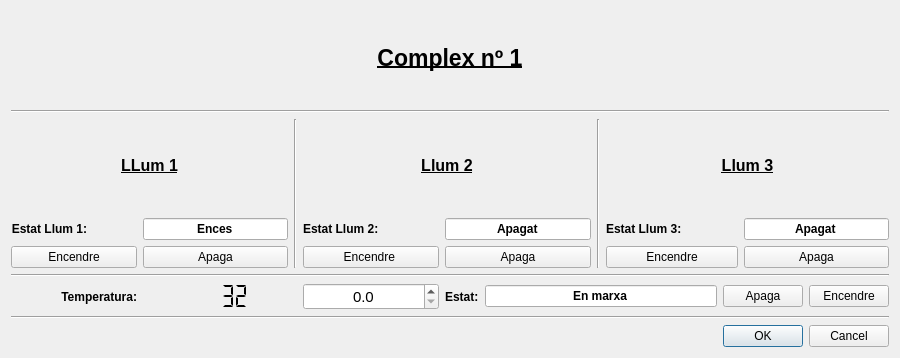
<?xml version="1.0" encoding="UTF-8"?>
<ui version="4.0">
 <class>Dialog</class>
 <widget class="QDialog" name="Dialog">
  <property name="geometry">
   <rect>
    <x>0</x>
    <y>0</y>
    <width>900</width>
    <height>358</height>
   </rect>
  </property>
  <property name="windowTitle">
   <string>Dialog</string>
  </property>
  <layout class="QGridLayout" name="gridLayout_2">
   <item row="2" column="0">
    <widget class="QDialogButtonBox" name="buttonBox">
     <property name="orientation">
      <enum>Qt::Horizontal</enum>
     </property>
     <property name="standardButtons">
      <set>QDialogButtonBox::Cancel|QDialogButtonBox::Ok</set>
     </property>
    </widget>
   </item>
   <item row="1" column="0">
    <widget class="Line" name="line_2">
     <property name="orientation">
      <enum>Qt::Horizontal</enum>
     </property>
    </widget>
   </item>
   <item row="0" column="0">
    <layout class="QGridLayout" name="gridLayout">
     <item row="3" column="3">
      <widget class="QLabel" name="label_12">
       <property name="font">
        <font>
         <weight>75</weight>
         <bold>true</bold>
        </font>
       </property>
       <property name="text">
        <string>Estat Llum 2:                  </string>
       </property>
      </widget>
     </item>
     <item row="6" column="1">
      <widget class="QLCDNumber" name="temperatura_lcd">
       <property name="frameShape">
        <enum>QFrame::NoFrame</enum>
       </property>
       <property name="frameShadow">
        <enum>QFrame::Plain</enum>
       </property>
       <property name="segmentStyle">
        <enum>QLCDNumber::Flat</enum>
       </property>
       <property name="intValue" stdset="0">
        <number>32</number>
       </property>
      </widget>
     </item>
     <item row="5" column="0" colspan="8">
      <widget class="Line" name="line">
       <property name="orientation">
        <enum>Qt::Horizontal</enum>
       </property>
      </widget>
     </item>
     <item row="6" column="3">
      <widget class="QDoubleSpinBox" name="temperatura_set">
       <property name="font">
        <font>
         <pointsize>11</pointsize>
        </font>
       </property>
       <property name="alignment">
        <set>Qt::AlignCenter</set>
       </property>
       <property name="readOnly">
        <bool>false</bool>
       </property>
       <property name="decimals">
        <number>1</number>
       </property>
       <property name="maximum">
        <double>50.000000000000000</double>
       </property>
       <property name="singleStep">
        <double>0.500000000000000</double>
       </property>
      </widget>
     </item>
     <item row="2" column="6" colspan="2">
      <widget class="QLabel" name="label_5">
       <property name="font">
        <font>
         <pointsize>12</pointsize>
         <weight>75</weight>
         <bold>true</bold>
         <underline>true</underline>
        </font>
       </property>
       <property name="text">
        <string>Llum 3</string>
       </property>
       <property name="alignment">
        <set>Qt::AlignCenter</set>
       </property>
      </widget>
     </item>
     <item row="4" column="4">
      <widget class="QPushButton" name="apaga_llum_2">
       <property name="text">
        <string>Apaga</string>
       </property>
      </widget>
     </item>
     <item row="6" column="4" colspan="4">
      <layout class="QHBoxLayout" name="horizontalLayout">
       <item>
        <widget class="QLabel" name="label_10">
         <property name="font">
          <font>
           <weight>75</weight>
           <bold>true</bold>
          </font>
         </property>
         <property name="text">
          <string>Estat:</string>
         </property>
        </widget>
       </item>
       <item>
        <widget class="QLineEdit" name="temperatura_estat_funcionament">
         <property name="font">
          <font>
           <weight>75</weight>
           <bold>true</bold>
          </font>
         </property>
         <property name="text">
          <string>En marxa</string>
         </property>
         <property name="alignment">
          <set>Qt::AlignCenter</set>
         </property>
         <property name="readOnly">
          <bool>true</bool>
         </property>
        </widget>
       </item>
       <item>
        <widget class="QPushButton" name="temperatura_apaga">
         <property name="text">
          <string>Apaga</string>
         </property>
        </widget>
       </item>
       <item>
        <widget class="QPushButton" name="temperatura_encendre">
         <property name="text">
          <string>Encendre</string>
         </property>
        </widget>
       </item>
      </layout>
     </item>
     <item row="3" column="6">
      <widget class="QLabel" name="label_13">
       <property name="font">
        <font>
         <weight>75</weight>
         <bold>true</bold>
        </font>
       </property>
       <property name="text">
        <string>Estat Llum 3:                 </string>
       </property>
      </widget>
     </item>
     <item row="0" column="0" colspan="8">
      <widget class="QLabel" name="label">
       <property name="font">
        <font>
         <pointsize>17</pointsize>
         <weight>75</weight>
         <bold>true</bold>
         <underline>true</underline>
        </font>
       </property>
       <property name="text">
        <string>Complex nº 1</string>
       </property>
       <property name="alignment">
        <set>Qt::AlignCenter</set>
       </property>
      </widget>
     </item>
     <item row="2" column="5" rowspan="3">
      <widget class="Line" name="line_4">
       <property name="orientation">
        <enum>Qt::Vertical</enum>
       </property>
      </widget>
     </item>
     <item row="3" column="0">
      <widget class="QLabel" name="label_11">
       <property name="font">
        <font>
         <weight>75</weight>
         <bold>true</bold>
        </font>
       </property>
       <property name="text">
        <string>Estat Llum 1:               </string>
       </property>
       <property name="alignment">
        <set>Qt::AlignRight|Qt::AlignTrailing|Qt::AlignVCenter</set>
       </property>
      </widget>
     </item>
     <item row="4" column="1">
      <widget class="QPushButton" name="apaga_llum_1">
       <property name="text">
        <string>Apaga</string>
       </property>
      </widget>
     </item>
     <item row="6" column="0">
      <widget class="QLabel" name="label_9">
       <property name="font">
        <font>
         <weight>75</weight>
         <bold>true</bold>
        </font>
       </property>
       <property name="text">
        <string>Temperatura:</string>
       </property>
       <property name="alignment">
        <set>Qt::AlignRight|Qt::AlignTrailing|Qt::AlignVCenter</set>
       </property>
      </widget>
     </item>
     <item row="3" column="7">
      <widget class="QLineEdit" name="estat_llum_3">
       <property name="font">
        <font>
         <weight>75</weight>
         <bold>true</bold>
        </font>
       </property>
       <property name="text">
        <string>Apagat</string>
       </property>
       <property name="alignment">
        <set>Qt::AlignCenter</set>
       </property>
       <property name="readOnly">
        <bool>true</bool>
       </property>
      </widget>
     </item>
     <item row="2" column="0" colspan="2">
      <widget class="QLabel" name="label_3">
       <property name="font">
        <font>
         <pointsize>12</pointsize>
         <weight>75</weight>
         <bold>true</bold>
         <underline>true</underline>
        </font>
       </property>
       <property name="text">
        <string>LLum 1</string>
       </property>
       <property name="alignment">
        <set>Qt::AlignCenter</set>
       </property>
      </widget>
     </item>
     <item row="4" column="0">
      <widget class="QPushButton" name="encendre_llum_1">
       <property name="text">
        <string>Encendre</string>
       </property>
      </widget>
     </item>
     <item row="3" column="1">
      <widget class="QLineEdit" name="estat_llum_1">
       <property name="font">
        <font>
         <weight>75</weight>
         <bold>true</bold>
        </font>
       </property>
       <property name="text">
        <string>Ences</string>
       </property>
       <property name="alignment">
        <set>Qt::AlignCenter</set>
       </property>
       <property name="readOnly">
        <bool>true</bool>
       </property>
      </widget>
     </item>
     <item row="3" column="4">
      <widget class="QLineEdit" name="estat_llum_2">
       <property name="font">
        <font>
         <weight>75</weight>
         <bold>true</bold>
        </font>
       </property>
       <property name="text">
        <string>Apagat</string>
       </property>
       <property name="alignment">
        <set>Qt::AlignCenter</set>
       </property>
       <property name="readOnly">
        <bool>true</bool>
       </property>
      </widget>
     </item>
     <item row="4" column="3">
      <widget class="QPushButton" name="encendre_llum_2">
       <property name="text">
        <string>Encendre </string>
       </property>
      </widget>
     </item>
     <item row="4" column="7">
      <widget class="QPushButton" name="apaga_llum_3">
       <property name="text">
        <string>Apaga</string>
       </property>
      </widget>
     </item>
     <item row="2" column="3" colspan="2">
      <widget class="QLabel" name="label_4">
       <property name="font">
        <font>
         <pointsize>12</pointsize>
         <weight>75</weight>
         <bold>true</bold>
         <underline>true</underline>
        </font>
       </property>
       <property name="text">
        <string>Llum 2</string>
       </property>
       <property name="alignment">
        <set>Qt::AlignCenter</set>
       </property>
      </widget>
     </item>
     <item row="4" column="6">
      <widget class="QPushButton" name="encendre_llum_3">
       <property name="text">
        <string>Encendre</string>
       </property>
      </widget>
     </item>
     <item row="2" column="2" rowspan="3">
      <widget class="Line" name="line_3">
       <property name="orientation">
        <enum>Qt::Vertical</enum>
       </property>
      </widget>
     </item>
     <item row="1" column="0" colspan="8">
      <widget class="Line" name="line_5">
       <property name="orientation">
        <enum>Qt::Horizontal</enum>
       </property>
      </widget>
     </item>
    </layout>
   </item>
  </layout>
 </widget>
 <resources/>
 <connections>
  <connection>
   <sender>buttonBox</sender>
   <signal>accepted()</signal>
   <receiver>Dialog</receiver>
   <slot>accept()</slot>
   <hints>
    <hint type="sourcelabel">
     <x>248</x>
     <y>254</y>
    </hint>
    <hint type="destinationlabel">
     <x>157</x>
     <y>274</y>
    </hint>
   </hints>
  </connection>
  <connection>
   <sender>buttonBox</sender>
   <signal>rejected()</signal>
   <receiver>Dialog</receiver>
   <slot>reject()</slot>
   <hints>
    <hint type="sourcelabel">
     <x>316</x>
     <y>260</y>
    </hint>
    <hint type="destinationlabel">
     <x>286</x>
     <y>274</y>
    </hint>
   </hints>
  </connection>
  <connection>
   <sender>apaga_llum_1</sender>
   <signal>clicked()</signal>
   <receiver>Dialog</receiver>
   <slot>apagar_llum_1()</slot>
   <hints>
    <hint type="sourcelabel">
     <x>225</x>
     <y>239</y>
    </hint>
    <hint type="destinationlabel">
     <x>449</x>
     <y>178</y>
    </hint>
   </hints>
  </connection>
  <connection>
   <sender>apaga_llum_2</sender>
   <signal>clicked()</signal>
   <receiver>Dialog</receiver>
   <slot>apagar_llum_2()</slot>
   <hints>
    <hint type="sourcelabel">
     <x>526</x>
     <y>239</y>
    </hint>
    <hint type="destinationlabel">
     <x>449</x>
     <y>178</y>
    </hint>
   </hints>
  </connection>
  <connection>
   <sender>apaga_llum_3</sender>
   <signal>clicked()</signal>
   <receiver>Dialog</receiver>
   <slot>apagar_llum_3()</slot>
   <hints>
    <hint type="sourcelabel">
     <x>822</x>
     <y>239</y>
    </hint>
    <hint type="destinationlabel">
     <x>449</x>
     <y>178</y>
    </hint>
   </hints>
  </connection>
  <connection>
   <sender>encendre_llum_1</sender>
   <signal>clicked()</signal>
   <receiver>Dialog</receiver>
   <slot>encendre_l_1()</slot>
   <hints>
    <hint type="sourcelabel">
     <x>81</x>
     <y>239</y>
    </hint>
    <hint type="destinationlabel">
     <x>449</x>
     <y>178</y>
    </hint>
   </hints>
  </connection>
  <connection>
   <sender>encendre_llum_2</sender>
   <signal>clicked()</signal>
   <receiver>Dialog</receiver>
   <slot>encendre_l_2()</slot>
   <hints>
    <hint type="sourcelabel">
     <x>375</x>
     <y>239</y>
    </hint>
    <hint type="destinationlabel">
     <x>449</x>
     <y>178</y>
    </hint>
   </hints>
  </connection>
  <connection>
   <sender>encendre_llum_3</sender>
   <signal>clicked()</signal>
   <receiver>Dialog</receiver>
   <slot>encendre_l_3()</slot>
   <hints>
    <hint type="sourcelabel">
     <x>674</x>
     <y>239</y>
    </hint>
    <hint type="destinationlabel">
     <x>449</x>
     <y>178</y>
    </hint>
   </hints>
  </connection>
  <connection>
   <sender>temperatura_set</sender>
   <signal>valueChanged(double)</signal>
   <receiver>Dialog</receiver>
   <slot>set_calefacio()</slot>
   <hints>
    <hint type="sourcelabel">
     <x>375</x>
     <y>291</y>
    </hint>
    <hint type="destinationlabel">
     <x>449</x>
     <y>178</y>
    </hint>
   </hints>
  </connection>
  <connection>
   <sender>temperatura_apaga</sender>
   <signal>clicked()</signal>
   <receiver>Dialog</receiver>
   <slot>temp_apagar()</slot>
   <hints>
    <hint type="sourcelabel">
     <x>755</x>
     <y>291</y>
    </hint>
    <hint type="destinationlabel">
     <x>449</x>
     <y>178</y>
    </hint>
   </hints>
  </connection>
  <connection>
   <sender>temperatura_encendre</sender>
   <signal>clicked()</signal>
   <receiver>Dialog</receiver>
   <slot>temp_encendre()</slot>
   <hints>
    <hint type="sourcelabel">
     <x>846</x>
     <y>291</y>
    </hint>
    <hint type="destinationlabel">
     <x>449</x>
     <y>178</y>
    </hint>
   </hints>
  </connection>
 </connections>
 <slots>
  <slot>apagar_llum_1()</slot>
  <slot>apagar_llum_2()</slot>
  <slot>apagar_llum_3()</slot>
  <slot>encendre_l_1()</slot>
  <slot>encendre_l_2()</slot>
  <slot>encendre_l_3()</slot>
  <slot>apagar_calefacio()</slot>
  <slot>enecendre_calefacio()</slot>
  <slot>set_calefacio()</slot>
  <slot>temp_apagar()</slot>
  <slot>temp_encendre()</slot>
 </slots>
</ui>
